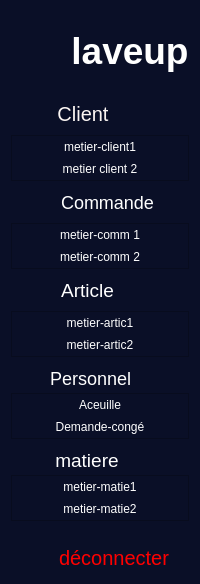
      <widget class="QWidget" name="widjt_icon_text" native="true">
       <property name="enabled">
        <bool>true</bool>
       </property>
       <property name="acceptDrops">
        <bool>false</bool>
       </property>
       <property name="accessibleName">
        <string/>
       </property>
       <property name="styleSheet">
        <string notr="true">QWidget{
	background-color:#0A0F27;
	color: white;
}
QPushButton:hover{

color :  #12769E;
}
</string>
       </property>
       <property name="locale">
        <locale language="French" country="France"/>
       </property>
       <property name="inputMethodHints">
        <set>Qt::InputMethodHint::ImhNone</set>
       </property>
       <layout class="QVBoxLayout" name="verticalLayout_12">
        <property name="topMargin">
         <number>30</number>
        </property>
        <item>
         <layout class="QHBoxLayout" name="horizontalLayout_9">
          <property name="topMargin">
           <number>0</number>
          </property>
          <item>
           <widget class="QLabel" name="label_3">
            <property name="text">
             <string/>
            </property>
            <property name="pixmap">
             <pixmap>../../Downloads/icons8-cleaning-50 (3).png</pixmap>
            </property>
           </widget>
          </item>
          <item>
           <widget class="QLabel" name="label">
            <property name="styleSheet">
             <string notr="true">color: rgb(255, 255, 255);</string>
            </property>
            <property name="text">
             <string>&lt;html&gt;&lt;head/&gt;&lt;body&gt;&lt;p align=&quot;center&quot;&gt;&lt;span style=&quot; font-size:28pt; font-weight:700;&quot;&gt;laveup&lt;/span&gt;&lt;/p&gt;&lt;/body&gt;&lt;/html&gt;</string>
            </property>
           </widget>
          </item>
         </layout>
        </item>
        <item>
         <layout class="QVBoxLayout" name="verticalLayout_11">
          <property name="leftMargin">
           <number>0</number>
          </property>
          <property name="topMargin">
           <number>20</number>
          </property>
          <item>
           <layout class="QVBoxLayout" name="verticalLayout_10">
            <item>
             <layout class="QHBoxLayout" name="horizontalLayout_11">
              <item>
               <widget class="QLabel" name="clien_icon_2">
                <property name="maximumSize">
                 <size>
                  <width>50</width>
                  <height>50</height>
                 </size>
                </property>
                <property name="styleSheet">
                 <string notr="true">padding-left : 20px;

</string>
                </property>
                <property name="text">
                 <string/>
                </property>
                <property name="pixmap">
                 <pixmap>../../Downloads/icons8-client-30 (1).png</pixmap>
                </property>
               </widget>
              </item>
              <item>
               <widget class="QPushButton" name="pushButton_3">
                <property name="layoutDirection">
                 <enum>Qt::LayoutDirection::RightToLeft</enum>
                </property>
                <property name="styleSheet">
                 <string notr="true">QPushButton{
height : 30px;
border : none;
padding-left : 80px;
font-size: 20px;
color : #FCF6F3;
}


</string>
                </property>
                <property name="text">
                 <string>Client</string>
                </property>
                <property name="checkable">
                 <bool>true</bool>
                </property>
                <property name="checked">
                 <bool>false</bool>
                </property>
                <property name="autoExclusive">
                 <bool>true</bool>
                </property>
                <property name="flat">
                 <bool>true</bool>
                </property>
               </widget>
              </item>
             </layout>
            </item>
            <item>
             <widget class="QFrame" name="frame_2">
              <property name="styleSheet">
               <string notr="true">color: rgb(255, 255, 255);</string>
              </property>
              <property name="frameShape">
               <enum>QFrame::Shape::StyledPanel</enum>
              </property>
              <property name="frameShadow">
               <enum>QFrame::Shadow::Raised</enum>
              </property>
              <layout class="QVBoxLayout" name="verticalLayout_2">
               <property name="spacing">
                <number>0</number>
               </property>
               <property name="leftMargin">
                <number>0</number>
               </property>
               <property name="topMargin">
                <number>0</number>
               </property>
               <property name="rightMargin">
                <number>0</number>
               </property>
               <property name="bottomMargin">
                <number>0</number>
               </property>
               <item>
                <widget class="QPushButton" name="pushButton">
                 <property name="styleSheet">
                  <string notr="true">QPushButton{
height : 30px;
border : none;
padding-left : 40px;
}
QPushButton:hover{

color : #12769E;

};</string>
                 </property>
                 <property name="text">
                  <string>metier-client1</string>
                 </property>
                 <property name="checkable">
                  <bool>true</bool>
                 </property>
                 <property name="flat">
                  <bool>true</bool>
                 </property>
                </widget>
               </item>
               <item>
                <widget class="QPushButton" name="pushButton_2">
                 <property name="styleSheet">
                  <string notr="true">QPushButton{
height : 30px;
border : none;
padding-left : 40px;

}
QPushButton:hover{

color : #12769E;

};


</string>
                 </property>
                 <property name="text">
                  <string>metier client 2</string>
                 </property>
                 <property name="checkable">
                  <bool>true</bool>
                 </property>
                 <property name="flat">
                  <bool>true</bool>
                 </property>
                </widget>
               </item>
              </layout>
             </widget>
            </item>
           </layout>
          </item>
          <item>
           <layout class="QVBoxLayout" name="verticalLayout_5">
            <item>
             <layout class="QHBoxLayout" name="horizontalLayout_2">
              <property name="spacing">
               <number>0</number>
              </property>
              <item>
               <widget class="QLabel" name="commande_icon_2">
                <property name="maximumSize">
                 <size>
                  <width>50</width>
                  <height>50</height>
                 </size>
                </property>
                <property name="styleSheet">
                 <string notr="true">padding-left : 15px;

</string>
                </property>
                <property name="text">
                 <string/>
                </property>
                <property name="pixmap">
                 <pixmap>../../Downloads/icons8-add-shopping-cart-30 (1).png</pixmap>
                </property>
               </widget>
              </item>
              <item>
               <widget class="QPushButton" name="pushButton_4">
                <property name="layoutDirection">
                 <enum>Qt::LayoutDirection::RightToLeft</enum>
                </property>
                <property name="autoFillBackground">
                 <bool>false</bool>
                </property>
                <property name="styleSheet">
                 <string notr="true">QPushButton{
height : 30px;
border : none;
padding-left : 35px;
font-size: 18px;

}


</string>
                </property>
                <property name="text">
                 <string>Commande</string>
                </property>
                <property name="checkable">
                 <bool>true</bool>
                </property>
                <property name="checked">
                 <bool>false</bool>
                </property>
                <property name="flat">
                 <bool>true</bool>
                </property>
               </widget>
              </item>
             </layout>
            </item>
            <item>
             <widget class="QFrame" name="frame_3">
              <property name="styleSheet">
               <string notr="true">color: rgb(255, 255, 255);</string>
              </property>
              <property name="frameShape">
               <enum>QFrame::Shape::StyledPanel</enum>
              </property>
              <property name="frameShadow">
               <enum>QFrame::Shadow::Raised</enum>
              </property>
              <layout class="QVBoxLayout" name="verticalLayout_7">
               <property name="spacing">
                <number>0</number>
               </property>
               <property name="leftMargin">
                <number>0</number>
               </property>
               <property name="topMargin">
                <number>0</number>
               </property>
               <property name="rightMargin">
                <number>0</number>
               </property>
               <property name="bottomMargin">
                <number>0</number>
               </property>
               <item>
                <widget class="QPushButton" name="pushButton_21">
                 <property name="styleSheet">
                  <string notr="true">QPushButton{
height : 30px;
border : none;
padding-left : 50px;

}
QPushButton:hover{

color : #12769E;

};</string>
                 </property>
                 <property name="text">
                  <string>metier-comm 1</string>
                 </property>
                 <property name="checkable">
                  <bool>true</bool>
                 </property>
                 <property name="flat">
                  <bool>true</bool>
                 </property>
                </widget>
               </item>
               <item>
                <widget class="QPushButton" name="pushButton_22">
                 <property name="styleSheet">
                  <string notr="true">QPushButton{
height : 30px;
border : none;
padding-left : 50px;

}
QPushButton:hover{

color : #12769E;

};</string>
                 </property>
                 <property name="text">
                  <string>metier-comm 2</string>
                 </property>
                 <property name="checkable">
                  <bool>true</bool>
                 </property>
                 <property name="flat">
                  <bool>true</bool>
                 </property>
                </widget>
               </item>
              </layout>
             </widget>
            </item>
           </layout>
          </item>
          <item>
           <layout class="QVBoxLayout" name="verticalLayout_6">
            <item>
             <layout class="QHBoxLayout" name="horizontalLayout_4">
              <item>
               <widget class="QLabel" name="commande_icon_3">
                <property name="maximumSize">
                 <size>
                  <width>50</width>
                  <height>50</height>
                 </size>
                </property>
                <property name="styleSheet">
                 <string notr="true">padding-left : 15px;

</string>
                </property>
                <property name="text">
                 <string/>
                </property>
                <property name="pixmap">
                 <pixmap>../../Downloads/icons8-article-30 (1).png</pixmap>
                </property>
               </widget>
              </item>
              <item>
               <widget class="QPushButton" name="pushButton_5">
                <property name="layoutDirection">
                 <enum>Qt::LayoutDirection::RightToLeft</enum>
                </property>
                <property name="styleSheet">
                 <string notr="true">QPushButton{
height : 30px;
border : none;
padding-left : 75px;
font-size: 19px
}


</string>
                </property>
                <property name="text">
                 <string>Article</string>
                </property>
                <property name="checkable">
                 <bool>true</bool>
                </property>
                <property name="flat">
                 <bool>true</bool>
                </property>
               </widget>
              </item>
             </layout>
            </item>
            <item>
             <widget class="QFrame" name="frame_5">
              <property name="frameShape">
               <enum>QFrame::Shape::StyledPanel</enum>
              </property>
              <property name="frameShadow">
               <enum>QFrame::Shadow::Raised</enum>
              </property>
              <layout class="QVBoxLayout" name="verticalLayout_26">
               <property name="spacing">
                <number>0</number>
               </property>
               <property name="leftMargin">
                <number>0</number>
               </property>
               <property name="topMargin">
                <number>0</number>
               </property>
               <property name="rightMargin">
                <number>0</number>
               </property>
               <property name="bottomMargin">
                <number>0</number>
               </property>
               <item>
                <widget class="QPushButton" name="pushButton_25">
                 <property name="styleSheet">
                  <string notr="true">QPushButton{
height : 30px;
border : none;
padding-left : 40px;

}
QPushButton:hover{

color : #12769E;

};</string>
                 </property>
                 <property name="text">
                  <string>metier-artic1</string>
                 </property>
                 <property name="checkable">
                  <bool>true</bool>
                 </property>
                 <property name="flat">
                  <bool>true</bool>
                 </property>
                </widget>
               </item>
               <item>
                <widget class="QPushButton" name="pushButton_26">
                 <property name="styleSheet">
                  <string notr="true">QPushButton{
padding-left : 40px;
height : 30px;
border : none;
}
QPushButton:hover{

color : #12769E;

};</string>
                 </property>
                 <property name="text">
                  <string>metier-artic2</string>
                 </property>
                 <property name="checkable">
                  <bool>true</bool>
                 </property>
                 <property name="flat">
                  <bool>true</bool>
                 </property>
                </widget>
               </item>
              </layout>
             </widget>
            </item>
           </layout>
          </item>
          <item>
           <layout class="QVBoxLayout" name="verticalLayout_8">
            <property name="spacing">
             <number>0</number>
            </property>
            <item>
             <layout class="QHBoxLayout" name="horizontalLayout_8">
              <item>
               <widget class="QLabel" name="article_icon_4">
                <property name="styleSheet">
                 <string notr="true">padding-left : 20px;

</string>
                </property>
                <property name="text">
                 <string/>
                </property>
                <property name="pixmap">
                 <pixmap>../../Downloads/icons8-client-30 (2).png</pixmap>
                </property>
               </widget>
              </item>
              <item>
               <widget class="QPushButton" name="pushButton_6">
                <property name="layoutDirection">
                 <enum>Qt::LayoutDirection::RightToLeft</enum>
                </property>
                <property name="styleSheet">
                 <string notr="true">QPushButton{
height : 30px;
border : none;
padding-left : 58px;
font-size: 18px

}


</string>
                </property>
                <property name="text">
                 <string>Personnel</string>
                </property>
                <property name="checkable">
                 <bool>true</bool>
                </property>
                <property name="flat">
                 <bool>true</bool>
                </property>
               </widget>
              </item>
             </layout>
            </item>
            <item>
             <widget class="QFrame" name="frame_6">
              <property name="frameShape">
               <enum>QFrame::Shape::StyledPanel</enum>
              </property>
              <property name="frameShadow">
               <enum>QFrame::Shadow::Raised</enum>
              </property>
              <layout class="QVBoxLayout" name="verticalLayout_27">
               <property name="spacing">
                <number>0</number>
               </property>
               <property name="leftMargin">
                <number>0</number>
               </property>
               <property name="topMargin">
                <number>0</number>
               </property>
               <property name="rightMargin">
                <number>0</number>
               </property>
               <property name="bottomMargin">
                <number>0</number>
               </property>
               <item>
                <widget class="QPushButton" name="pushButton_23">
                 <property name="styleSheet">
                  <string notr="true">QPushButton{
height : 30px;
border : none;
padding-left : 10px;

}
QPushButton:hover{

color : #12769E;

};</string>
                 </property>
                 <property name="text">
                  <string>Aceuille</string>
                 </property>
                 <property name="checkable">
                  <bool>true</bool>
                 </property>
                 <property name="flat">
                  <bool>true</bool>
                 </property>
                </widget>
               </item>
               <item>
                <widget class="QPushButton" name="pushButton_24">
                 <property name="styleSheet">
                  <string notr="true">QPushButton{
height : 30px;
border : none;
padding-left : 66px;

}
QPushButton:hover{

color : #12769E;

};</string>
                 </property>
                 <property name="text">
                  <string>Demande-congé</string>
                 </property>
                 <property name="checkable">
                  <bool>true</bool>
                 </property>
                 <property name="flat">
                  <bool>true</bool>
                 </property>
                </widget>
               </item>
              </layout>
             </widget>
            </item>
           </layout>
          </item>
          <item>
           <layout class="QVBoxLayout" name="verticalLayout_9">
            <property name="spacing">
             <number>0</number>
            </property>
            <item>
             <layout class="QHBoxLayout" name="horizontalLayout_10">
              <item>
               <widget class="QLabel" name="matier_icon">
                <property name="styleSheet">
                 <string notr="true">
padding-left : 20px;

</string>
                </property>
                <property name="text">
                 <string/>
                </property>
                <property name="pixmap">
                 <pixmap>../../Downloads/icons8-recycling-30.png</pixmap>
                </property>
               </widget>
              </item>
              <item>
               <widget class="QPushButton" name="pushButton_7">
                <property name="layoutDirection">
                 <enum>Qt::LayoutDirection::RightToLeft</enum>
                </property>
                <property name="styleSheet">
                 <string notr="true">QPushButton{
height : 30px;
border : none;
padding-left : 70px;
font-size: 19px

}




</string>
                </property>
                <property name="text">
                 <string>matiere</string>
                </property>
                <property name="checkable">
                 <bool>true</bool>
                </property>
                <property name="flat">
                 <bool>true</bool>
                </property>
               </widget>
              </item>
             </layout>
            </item>
            <item>
             <widget class="QFrame" name="frame_4">
              <property name="frameShape">
               <enum>QFrame::Shape::StyledPanel</enum>
              </property>
              <property name="frameShadow">
               <enum>QFrame::Shadow::Raised</enum>
              </property>
              <layout class="QVBoxLayout" name="verticalLayout_25">
               <property name="spacing">
                <number>0</number>
               </property>
               <property name="leftMargin">
                <number>0</number>
               </property>
               <property name="topMargin">
                <number>0</number>
               </property>
               <property name="rightMargin">
                <number>0</number>
               </property>
               <property name="bottomMargin">
                <number>0</number>
               </property>
               <item>
                <widget class="QPushButton" name="pushButton_27">
                 <property name="styleSheet">
                  <string notr="true">QPushButton{
height : 30px;
border : none;
padding-left : 40px;

}
QPushButton:hover{

color : #12769E;

};</string>
                 </property>
                 <property name="text">
                  <string>metier-matie1</string>
                 </property>
                 <property name="checkable">
                  <bool>true</bool>
                 </property>
                 <property name="flat">
                  <bool>true</bool>
                 </property>
                </widget>
               </item>
               <item>
                <widget class="QPushButton" name="pushButton_28">
                 <property name="styleSheet">
                  <string notr="true">QPushButton{
height : 30px;
border : none;
padding-left : 40px;

}
QPushButton:hover{

color : #12769E;

};</string>
                 </property>
                 <property name="text">
                  <string>metier-matie2</string>
                 </property>
                 <property name="checkable">
                  <bool>true</bool>
                 </property>
                 <property name="flat">
                  <bool>true</bool>
                 </property>
                </widget>
               </item>
              </layout>
             </widget>
            </item>
           </layout>
          </item>
         </layout>
        </item>
        <item>
         <spacer name="verticalSpacer_5">
          <property name="orientation">
           <enum>Qt::Orientation::Vertical</enum>
          </property>
          <property name="sizeHint" stdset="0">
           <size>
            <width>20</width>
            <height>16</height>
           </size>
          </property>
         </spacer>
        </item>
        <item>
         <layout class="QHBoxLayout" name="horizontalLayout_3">
          <item>
           <widget class="QPushButton" name="pushButton_39">
            <property name="styleSheet">
             <string notr="true">QPushButton:hover { qproperty-icon: url(:C:\Users\GIGABYTE\Downloads\icons8-exit-50 (2).png); }</string>
            </property>
            <property name="text">
             <string/>
            </property>
            <property name="icon">
             <iconset>
              <normaloff>../../Downloads/icons8-exit-50 (1).png</normaloff>
              <normalon>../../Downloads/icons8-exit-60.png</normalon>../../Downloads/icons8-exit-50 (1).png</iconset>
            </property>
            <property name="iconSize">
             <size>
              <width>60</width>
              <height>60</height>
             </size>
            </property>
            <property name="checkable">
             <bool>true</bool>
            </property>
            <property name="flat">
             <bool>true</bool>
            </property>
           </widget>
          </item>
          <item>
           <widget class="QPushButton" name="pushButton_8">
            <property name="styleSheet">
             <string notr="true">QPushButton{
height : 30px;
border : none;
padding-right: 20px;
font-size:20px;
color :red;

}
</string>
            </property>
            <property name="text">
             <string>déconnecter</string>
            </property>
            <property name="checkable">
             <bool>true</bool>
            </property>
            <property name="flat">
             <bool>true</bool>
            </property>
           </widget>
          </item>
         </layout>
        </item>
       </layout>
       <zorder></zorder>
       <zorder></zorder>
       <zorder>verticalSpacer_5</zorder>
      </widget>
